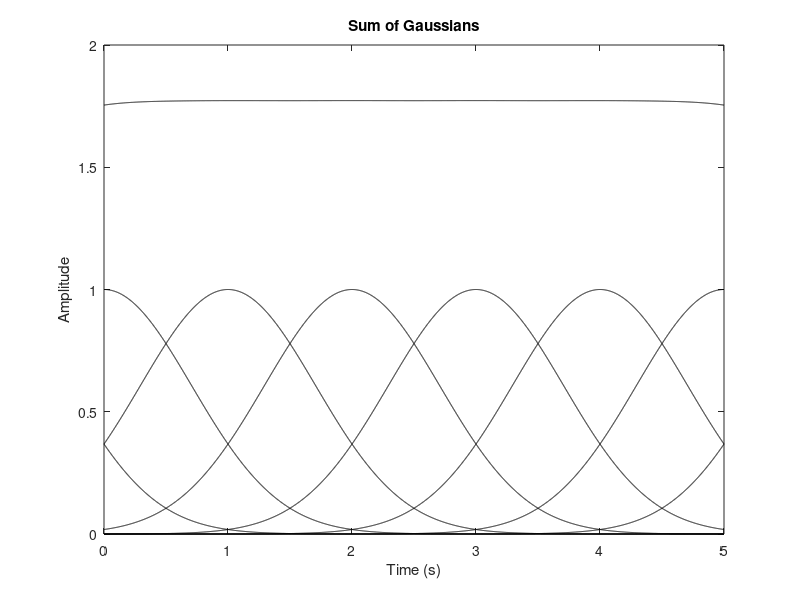

Reproduce this figure in MATLAB. (Note: this script raises an error after producing the figure.)
t=linspace(0,5,5000);
w = 1;
M = 1;
N = 8;

g = zeros(N,5000);
for n=1:N
    g(n,:) = exp(-(t-(n-2)*M).^2/w^2);
end

sg = sum(g,1);

plot(t,g','k',t,sg,'k')
ylim([0,2])

title("Sum of Gaussians")
xlabel("Time (s)")
ylabel("Amplitude")
prepfig()